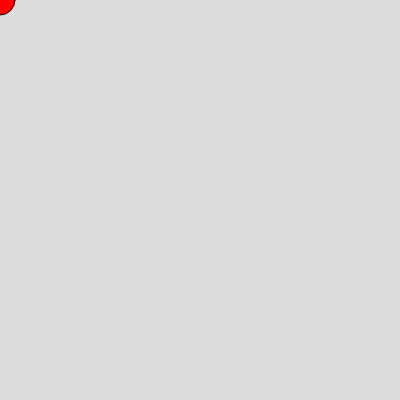
Frame 1 (no input)
Frame 60 (no input): identical to frame 1, image omitted
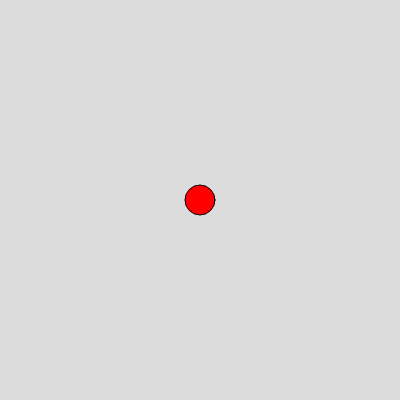
Frame 120 (the mouse pressed at the canvas centre since frame 60)

The p5.js sketch that drew these frames (run headless with seeded random() and noise() and a simulated clock; from frame 60 on, the mouse is pressed at the canvas centre):

// p5.js sketch
// ── sketch.js
// explore coordinates
function setup() {
  createCanvas(400, 400);
}

function draw() {
  background(220);
  fill(255,0,0);
  circle(mouseX,mouseY,30);
  console.log("X = "+mouseX+" - Y = " +mouseY)
}
